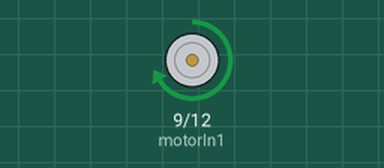
Simulated run of this sketch. Board: Arduino Uno, built with avr-gcc and run on an emulated ATmega328P. Parts: motor-driver pin pairs drawn as motors (green arrow = first pin HIGH = forward, orange = second pin HIGH = backward, longer = more drive).

Above: at 0.1 s.
Timing chart, 0 to 3.0 s (numbered marks = the images above):
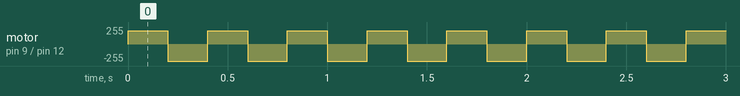

Measured:
- by itself, motor on pin 9 (motorIn1) / pin 12 (motorIn2): alternates backward 255/255 for 0.20 s and forward 200/255 for 0.20 s

The sketch:

11.DC_motor_L293D.ino
```cpp
int motorIn1 = 9;      // Motor control pin 1 connected to pin 9 (PWM supported)
int motorIn2 = 12;     // Motor control pin 2 connected to pin 12

void setup() {
  pinMode(motorIn1, OUTPUT);  // Set pin 9 as output to control motor direction/speed
  pinMode(motorIn2, OUTPUT);  // Set pin 12 as output to control motor direction/speed
}

void loop() {
  clockwise(200);      // Run motor clockwise at speed value 200 (0–255)
  delay(200);          // Wait 200 milliseconds

  counterclockwise(200);  // Run motor counterclockwise at speed value 200 (0–255)
  delay(200);             // Wait 200 milliseconds
}

void clockwise(int Speed) {
  analogWrite(motorIn1, Speed);  // Apply PWM to motorIn1 → motor rotates clockwise
  analogWrite(motorIn2, 0);      // Set motorIn2 LOW to allow CW rotation
}

void counterclockwise(int Speed) {
  analogWrite(motorIn1, 0);      // Set motorIn1 LOW to allow CCW rotation
  analogWrite(motorIn2, Speed);  // Apply PWM to motorIn2 → motor rotates counterclockwise
}
```
